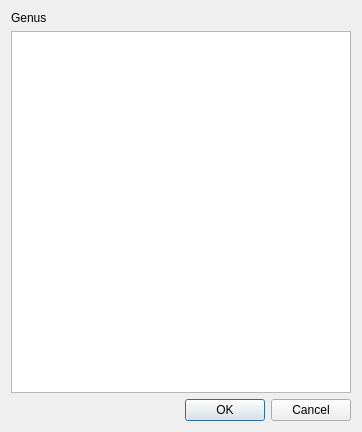
<?xml version="1.0" encoding="UTF-8"?>
<ui version="4.0">
 <class>IdentDialog</class>
 <widget class="QDialog" name="IdentDialog">
  <property name="geometry">
   <rect>
    <x>0</x>
    <y>0</y>
    <width>362</width>
    <height>432</height>
   </rect>
  </property>
  <property name="windowTitle">
   <string>Identify Selector</string>
  </property>
  <layout class="QVBoxLayout" name="verticalLayout">
   <item>
    <widget class="QLabel" name="genusLabel">
     <property name="text">
      <string>Genus</string>
     </property>
    </widget>
   </item>
   <item>
    <widget class="QListView" name="identListView">
     <property name="editTriggers">
      <set>QAbstractItemView::NoEditTriggers</set>
     </property>
     <property name="alternatingRowColors">
      <bool>false</bool>
     </property>
     <property name="uniformItemSizes">
      <bool>true</bool>
     </property>
    </widget>
   </item>
   <item>
    <widget class="QDialogButtonBox" name="buttonBox">
     <property name="orientation">
      <enum>Qt::Horizontal</enum>
     </property>
     <property name="standardButtons">
      <set>QDialogButtonBox::Cancel|QDialogButtonBox::Ok</set>
     </property>
    </widget>
   </item>
  </layout>
 </widget>
 <resources/>
 <connections>
  <connection>
   <sender>buttonBox</sender>
   <signal>accepted()</signal>
   <receiver>IdentDialog</receiver>
   <slot>accept()</slot>
   <hints>
    <hint type="sourcelabel">
     <x>248</x>
     <y>254</y>
    </hint>
    <hint type="destinationlabel">
     <x>157</x>
     <y>274</y>
    </hint>
   </hints>
  </connection>
  <connection>
   <sender>buttonBox</sender>
   <signal>rejected()</signal>
   <receiver>IdentDialog</receiver>
   <slot>reject()</slot>
   <hints>
    <hint type="sourcelabel">
     <x>316</x>
     <y>260</y>
    </hint>
    <hint type="destinationlabel">
     <x>286</x>
     <y>274</y>
    </hint>
   </hints>
  </connection>
 </connections>
</ui>
